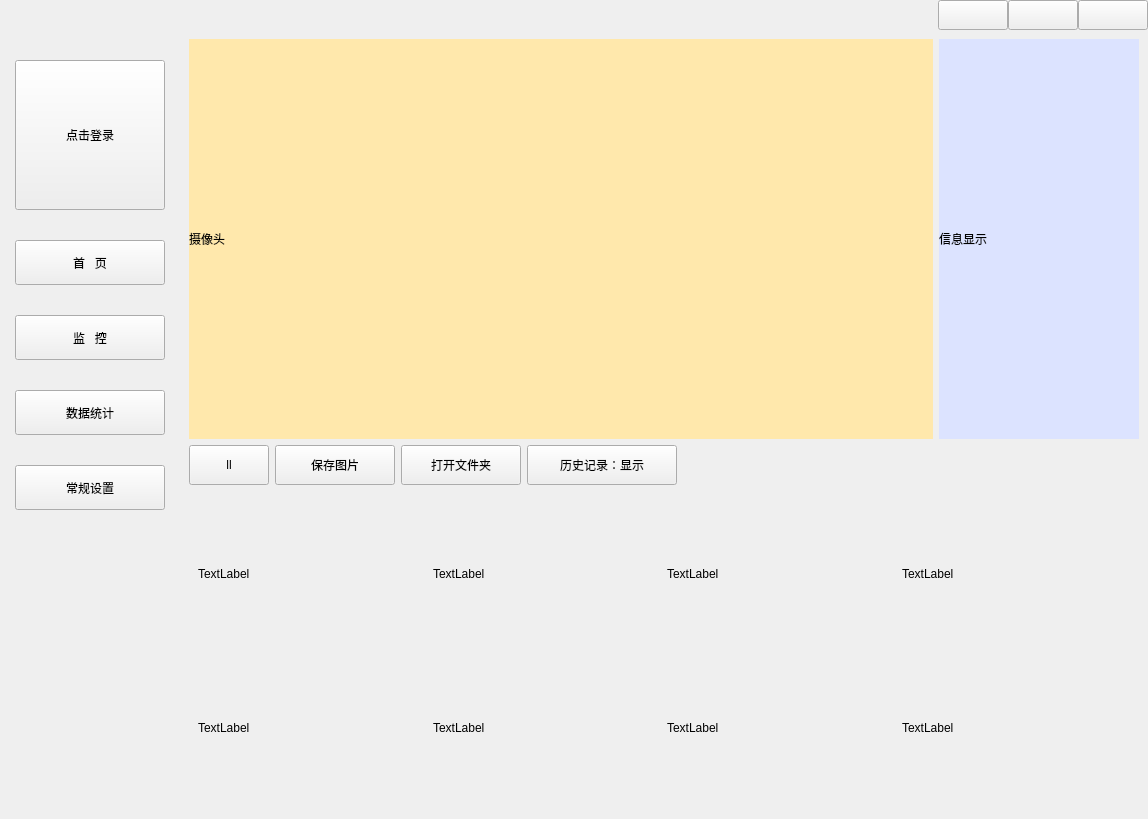
<?xml version="1.0" encoding="UTF-8"?>
<ui version="4.0">
 <class>MainWindow</class>
 <widget class="QMainWindow" name="MainWindow">
  <property name="geometry">
   <rect>
    <x>0</x>
    <y>0</y>
    <width>1148</width>
    <height>819</height>
   </rect>
  </property>
  <property name="windowTitle">
   <string notr="true">MainWindow</string>
  </property>
  <property name="styleSheet">
   <string notr="true"/>
  </property>
  <property name="animated">
   <bool>true</bool>
  </property>
  <widget class="QWidget" name="centralwidget">
   <layout class="QGridLayout" name="gridLayout">
    <property name="leftMargin">
     <number>0</number>
    </property>
    <property name="topMargin">
     <number>0</number>
    </property>
    <property name="rightMargin">
     <number>0</number>
    </property>
    <property name="bottomMargin">
     <number>0</number>
    </property>
    <property name="spacing">
     <number>0</number>
    </property>
    <item row="1" column="0">
     <widget class="QWidget" name="widget" native="true">
      <property name="maximumSize">
       <size>
        <width>16777215</width>
        <height>16777215</height>
       </size>
      </property>
      <property name="styleSheet">
       <string notr="true"/>
      </property>
      <layout class="QGridLayout" name="gridLayout_2">
       <property name="leftMargin">
        <number>15</number>
       </property>
       <property name="topMargin">
        <number>30</number>
       </property>
       <property name="rightMargin">
        <number>15</number>
       </property>
       <property name="bottomMargin">
        <number>15</number>
       </property>
       <property name="horizontalSpacing">
        <number>0</number>
       </property>
       <property name="verticalSpacing">
        <number>30</number>
       </property>
       <item row="4" column="0">
        <widget class="QPushButton" name="but_set">
         <property name="minimumSize">
          <size>
           <width>0</width>
           <height>45</height>
          </size>
         </property>
         <property name="text">
          <string>常规设置</string>
         </property>
         <property name="iconSize">
          <size>
           <width>30</width>
           <height>30</height>
          </size>
         </property>
        </widget>
       </item>
       <item row="1" column="0">
        <widget class="QPushButton" name="but_home">
         <property name="minimumSize">
          <size>
           <width>0</width>
           <height>45</height>
          </size>
         </property>
         <property name="text">
          <string>首   页</string>
         </property>
         <property name="iconSize">
          <size>
           <width>30</width>
           <height>30</height>
          </size>
         </property>
        </widget>
       </item>
       <item row="0" column="0">
        <widget class="QToolButton" name="but_user">
         <property name="minimumSize">
          <size>
           <width>150</width>
           <height>150</height>
          </size>
         </property>
         <property name="styleSheet">
          <string notr="true"/>
         </property>
         <property name="text">
          <string>点击登录</string>
         </property>
         <property name="iconSize">
          <size>
           <width>80</width>
           <height>80</height>
          </size>
         </property>
        </widget>
       </item>
       <item row="3" column="0">
        <widget class="QPushButton" name="but_data">
         <property name="minimumSize">
          <size>
           <width>0</width>
           <height>45</height>
          </size>
         </property>
         <property name="text">
          <string>数据统计</string>
         </property>
         <property name="icon">
          <iconset>
           <normaloff>:/data.png</normaloff>:/data.png</iconset>
         </property>
         <property name="iconSize">
          <size>
           <width>30</width>
           <height>30</height>
          </size>
         </property>
        </widget>
       </item>
       <item row="2" column="0">
        <widget class="QPushButton" name="but_camera">
         <property name="minimumSize">
          <size>
           <width>0</width>
           <height>45</height>
          </size>
         </property>
         <property name="text">
          <string>监   控</string>
         </property>
         <property name="icon">
          <iconset>
           <normaloff>:/camare.png</normaloff>:/camare.png</iconset>
         </property>
         <property name="iconSize">
          <size>
           <width>30</width>
           <height>30</height>
          </size>
         </property>
        </widget>
       </item>
       <item row="5" column="0">
        <spacer name="verticalSpacer">
         <property name="orientation">
          <enum>Qt::Vertical</enum>
         </property>
         <property name="sizeHint" stdset="0">
          <size>
           <width>20</width>
           <height>40</height>
          </size>
         </property>
        </spacer>
       </item>
      </layout>
     </widget>
    </item>
    <item row="0" column="0" colspan="2">
     <widget class="QWidget" name="widget_2" native="true">
      <property name="minimumSize">
       <size>
        <width>0</width>
        <height>0</height>
       </size>
      </property>
      <property name="maximumSize">
       <size>
        <width>16777215</width>
        <height>30</height>
       </size>
      </property>
      <property name="styleSheet">
       <string notr="true"/>
      </property>
      <layout class="QGridLayout" name="gridLayout_6">
       <property name="leftMargin">
        <number>0</number>
       </property>
       <property name="topMargin">
        <number>0</number>
       </property>
       <property name="rightMargin">
        <number>0</number>
       </property>
       <property name="bottomMargin">
        <number>0</number>
       </property>
       <property name="spacing">
        <number>0</number>
       </property>
       <item row="1" column="5">
        <widget class="QPushButton" name="but_max">
         <property name="minimumSize">
          <size>
           <width>70</width>
           <height>30</height>
          </size>
         </property>
         <property name="maximumSize">
          <size>
           <width>70</width>
           <height>30</height>
          </size>
         </property>
         <property name="text">
          <string/>
         </property>
         <property name="icon">
          <iconset>
           <normaloff>:/max.png</normaloff>:/max.png</iconset>
         </property>
        </widget>
       </item>
       <item row="1" column="3">
        <spacer name="horizontalSpacer">
         <property name="orientation">
          <enum>Qt::Horizontal</enum>
         </property>
         <property name="sizeHint" stdset="0">
          <size>
           <width>872</width>
           <height>27</height>
          </size>
         </property>
        </spacer>
       </item>
       <item row="1" column="4">
        <widget class="QPushButton" name="but_min">
         <property name="minimumSize">
          <size>
           <width>70</width>
           <height>30</height>
          </size>
         </property>
         <property name="maximumSize">
          <size>
           <width>70</width>
           <height>30</height>
          </size>
         </property>
         <property name="text">
          <string/>
         </property>
         <property name="icon">
          <iconset>
           <normaloff>:/min.png</normaloff>:/min.png</iconset>
         </property>
        </widget>
       </item>
       <item row="1" column="6">
        <widget class="QPushButton" name="but_off">
         <property name="minimumSize">
          <size>
           <width>70</width>
           <height>30</height>
          </size>
         </property>
         <property name="maximumSize">
          <size>
           <width>70</width>
           <height>30</height>
          </size>
         </property>
         <property name="text">
          <string/>
         </property>
         <property name="icon">
          <iconset>
           <normaloff>:/off.png</normaloff>:/off.png</iconset>
         </property>
        </widget>
       </item>
      </layout>
     </widget>
    </item>
    <item row="1" column="1">
     <widget class="QStackedWidget" name="stackedWidget">
      <property name="styleSheet">
       <string notr="true"/>
      </property>
      <property name="currentIndex">
       <number>1</number>
      </property>
      <widget class="QWidget" name="page">
       <layout class="QGridLayout" name="gridLayout_5">
        <property name="spacing">
         <number>10</number>
        </property>
        <item row="0" column="0" rowspan="2" colspan="2">
         <widget class="QLabel" name="lb_cameramin">
          <property name="minimumSize">
           <size>
            <width>500</width>
            <height>300</height>
           </size>
          </property>
          <property name="maximumSize">
           <size>
            <width>16777215</width>
            <height>16777215</height>
           </size>
          </property>
          <property name="styleSheet">
           <string notr="true">background-color: rgb(253, 224, 255);</string>
          </property>
          <property name="text">
           <string>摄像机 小展示</string>
          </property>
         </widget>
        </item>
        <item row="0" column="2">
         <widget class="QWidget" name="widget_calendar" native="true">
          <property name="minimumSize">
           <size>
            <width>0</width>
            <height>200</height>
           </size>
          </property>
          <property name="styleSheet">
           <string notr="true">background-color: rgb(222, 255, 206);</string>
          </property>
          <layout class="QGridLayout" name="gridLayout_13"/>
         </widget>
        </item>
        <item row="0" column="3" rowspan="3">
         <widget class="QWidget" name="widget_4" native="true">
          <property name="styleSheet">
           <string notr="true">background-color: rgb(255, 170, 170);</string>
          </property>
         </widget>
        </item>
        <item row="1" column="2" rowspan="3">
         <widget class="QWidget" name="widget_rgbar" native="true">
          <property name="maximumSize">
           <size>
            <width>16777215</width>
            <height>16777215</height>
           </size>
          </property>
          <property name="styleSheet">
           <string notr="true">background-color: rgb(188, 219, 255);</string>
          </property>
          <layout class="QGridLayout" name="gridLayout_11">
           <item row="1" column="0">
            <widget class="QLabel" name="label_9">
             <property name="text">
              <string>Duuuuuuuuuuuuuuuuuu</string>
             </property>
            </widget>
           </item>
           <item row="3" column="0">
            <widget class="QLabel" name="label_10">
             <property name="text">
              <string>llllllllllllllllllllllllllll</string>
             </property>
            </widget>
           </item>
           <item row="4" column="0">
            <widget class="QPushButton" name="pushButton">
             <property name="minimumSize">
              <size>
               <width>0</width>
               <height>40</height>
              </size>
             </property>
             <property name="text">
              <string>Suuuuuuuu</string>
             </property>
            </widget>
           </item>
           <item row="0" column="0">
            <widget class="QLabel" name="label_8">
             <property name="text">
              <string>Lllllllllll</string>
             </property>
            </widget>
           </item>
           <item row="2" column="0">
            <widget class="QLabel" name="lb_roundprogessbar">
             <property name="minimumSize">
              <size>
               <width>200</width>
               <height>200</height>
              </size>
             </property>
             <property name="maximumSize">
              <size>
               <width>16777215</width>
               <height>16777215</height>
              </size>
             </property>
             <property name="styleSheet">
              <string notr="true"/>
             </property>
             <property name="text">
              <string>lb_show</string>
             </property>
            </widget>
           </item>
          </layout>
         </widget>
        </item>
        <item row="2" column="0" rowspan="2" colspan="2">
         <widget class="QWidget" name="widget_spline" native="true">
          <property name="minimumSize">
           <size>
            <width>0</width>
            <height>200</height>
           </size>
          </property>
          <property name="maximumSize">
           <size>
            <width>16777215</width>
            <height>16777215</height>
           </size>
          </property>
          <property name="styleSheet">
           <string notr="true">background-color: rgb(255, 203, 229);</string>
          </property>
          <layout class="QGridLayout" name="gridLayout_7">
           <property name="leftMargin">
            <number>10</number>
           </property>
           <property name="topMargin">
            <number>5</number>
           </property>
           <property name="rightMargin">
            <number>10</number>
           </property>
           <property name="bottomMargin">
            <number>5</number>
           </property>
           <property name="horizontalSpacing">
            <number>6</number>
           </property>
           <property name="verticalSpacing">
            <number>5</number>
           </property>
           <item row="0" column="1">
            <spacer name="horizontalSpacer_2">
             <property name="orientation">
              <enum>Qt::Horizontal</enum>
             </property>
             <property name="sizeType">
              <enum>QSizePolicy::Maximum</enum>
             </property>
             <property name="sizeHint" stdset="0">
              <size>
               <width>317</width>
               <height>20</height>
              </size>
             </property>
            </spacer>
           </item>
           <item row="0" column="2">
            <widget class="QComboBox" name="box_spline">
             <property name="minimumSize">
              <size>
               <width>100</width>
               <height>30</height>
              </size>
             </property>
             <property name="iconSize">
              <size>
               <width>16</width>
               <height>16</height>
              </size>
             </property>
             <item>
              <property name="text">
               <string>All time</string>
              </property>
             </item>
             <item>
              <property name="text">
               <string>2</string>
              </property>
             </item>
             <item>
              <property name="text">
               <string>3</string>
              </property>
             </item>
            </widget>
           </item>
           <item row="0" column="0">
            <widget class="QLabel" name="label_5">
             <property name="maximumSize">
              <size>
               <width>16777215</width>
               <height>20</height>
              </size>
             </property>
             <property name="text">
              <string>曲线图</string>
             </property>
            </widget>
           </item>
           <item row="1" column="0" colspan="3">
            <widget class="QCustomPlot" name="chart_spline" native="true">
             <property name="styleSheet">
              <string notr="true">background-color: rgb(255, 223, 158);</string>
             </property>
            </widget>
           </item>
          </layout>
         </widget>
        </item>
        <item row="3" column="3" rowspan="2">
         <widget class="QWidget" name="widget_pie" native="true">
          <property name="styleSheet">
           <string notr="true">background-color: rgb(213, 255, 247);</string>
          </property>
          <layout class="QGridLayout" name="gridLayout_10">
           <item row="1" column="0" colspan="2">
            <widget class="QChartView" name="chart_pie" native="true">
             <property name="styleSheet">
              <string notr="true"/>
             </property>
             <layout class="QGridLayout" name="gridLayout_12">
              <property name="leftMargin">
               <number>9</number>
              </property>
              <property name="topMargin">
               <number>9</number>
              </property>
              <property name="rightMargin">
               <number>9</number>
              </property>
              <property name="bottomMargin">
               <number>9</number>
              </property>
              <item row="0" column="1">
               <spacer name="verticalSpacer_4">
                <property name="orientation">
                 <enum>Qt::Vertical</enum>
                </property>
                <property name="sizeHint" stdset="0">
                 <size>
                  <width>20</width>
                  <height>40</height>
                 </size>
                </property>
               </spacer>
              </item>
              <item row="1" column="0">
               <spacer name="horizontalSpacer_4">
                <property name="orientation">
                 <enum>Qt::Horizontal</enum>
                </property>
                <property name="sizeHint" stdset="0">
                 <size>
                  <width>49</width>
                  <height>20</height>
                 </size>
                </property>
               </spacer>
              </item>
              <item row="1" column="1">
               <widget class="QLabel" name="lb_piedata">
                <property name="minimumSize">
                 <size>
                  <width>100</width>
                  <height>100</height>
                 </size>
                </property>
                <property name="text">
                 <string>TextLabel</string>
                </property>
               </widget>
              </item>
              <item row="1" column="2">
               <spacer name="horizontalSpacer_5">
                <property name="orientation">
                 <enum>Qt::Horizontal</enum>
                </property>
                <property name="sizeHint" stdset="0">
                 <size>
                  <width>48</width>
                  <height>20</height>
                 </size>
                </property>
               </spacer>
              </item>
              <item row="2" column="1">
               <spacer name="verticalSpacer_5">
                <property name="orientation">
                 <enum>Qt::Vertical</enum>
                </property>
                <property name="sizeHint" stdset="0">
                 <size>
                  <width>20</width>
                  <height>40</height>
                 </size>
                </property>
               </spacer>
              </item>
             </layout>
            </widget>
           </item>
           <item row="0" column="1">
            <widget class="QComboBox" name="box_pie">
             <property name="minimumSize">
              <size>
               <width>100</width>
               <height>30</height>
              </size>
             </property>
             <item>
              <property name="text">
               <string>mon</string>
              </property>
             </item>
             <item>
              <property name="text">
               <string>sun'</string>
              </property>
             </item>
            </widget>
           </item>
           <item row="0" column="0">
            <widget class="QLabel" name="label_7">
             <property name="text">
              <string>Cccccccc</string>
             </property>
            </widget>
           </item>
          </layout>
         </widget>
        </item>
        <item row="4" column="0">
         <widget class="QWidget" name="widget_bar" native="true">
          <property name="minimumSize">
           <size>
            <width>378</width>
            <height>200</height>
           </size>
          </property>
          <property name="maximumSize">
           <size>
            <width>400</width>
            <height>16777215</height>
           </size>
          </property>
          <property name="styleSheet">
           <string notr="true">background-color: rgb(220, 180, 255);</string>
          </property>
          <layout class="QGridLayout" name="gridLayout_8">
           <item row="0" column="0">
            <widget class="QCustomPlot" name="chart_bar" native="true">
             <property name="maximumSize">
              <size>
               <width>16777215</width>
               <height>16777215</height>
              </size>
             </property>
             <property name="styleSheet">
              <string notr="true">background-color: rgb(207, 255, 169);</string>
             </property>
            </widget>
           </item>
          </layout>
         </widget>
        </item>
        <item row="4" column="1" colspan="2">
         <widget class="QWidget" name="widget_bar2" native="true">
          <property name="minimumSize">
           <size>
            <width>300</width>
            <height>0</height>
           </size>
          </property>
          <property name="styleSheet">
           <string notr="true">background-color: rgb(176, 201, 255);</string>
          </property>
          <layout class="QGridLayout" name="gridLayout_9">
           <property name="leftMargin">
            <number>9</number>
           </property>
           <property name="topMargin">
            <number>9</number>
           </property>
           <property name="rightMargin">
            <number>9</number>
           </property>
           <property name="bottomMargin">
            <number>9</number>
           </property>
           <property name="spacing">
            <number>0</number>
           </property>
           <item row="0" column="0">
            <widget class="QLabel" name="label_6">
             <property name="maximumSize">
              <size>
               <width>16777215</width>
               <height>15</height>
              </size>
             </property>
             <property name="text">
              <string>Aaaaaaa</string>
             </property>
            </widget>
           </item>
           <item row="0" column="1">
            <spacer name="horizontalSpacer_3">
             <property name="orientation">
              <enum>Qt::Horizontal</enum>
             </property>
             <property name="sizeHint" stdset="0">
              <size>
               <width>40</width>
               <height>15</height>
              </size>
             </property>
            </spacer>
           </item>
           <item row="1" column="0" colspan="2">
            <widget class="QCustomPlot" name="chart_bar2" native="true">
             <property name="styleSheet">
              <string notr="true">background-color: rgb(255, 160, 162);</string>
             </property>
            </widget>
           </item>
          </layout>
         </widget>
        </item>
       </layout>
      </widget>
      <widget class="QWidget" name="page_2">
       <layout class="QGridLayout" name="gridLayout_15">
        <item row="0" column="0">
         <widget class="QLabel" name="lb_camera">
          <property name="minimumSize">
           <size>
            <width>600</width>
            <height>400</height>
           </size>
          </property>
          <property name="maximumSize">
           <size>
            <width>16777215</width>
            <height>16777215</height>
           </size>
          </property>
          <property name="styleSheet">
           <string notr="true">background-color: rgb(255, 232, 172);</string>
          </property>
          <property name="text">
           <string>摄像头</string>
          </property>
         </widget>
        </item>
        <item row="1" column="0" colspan="2">
         <layout class="QHBoxLayout" name="horizontalLayout">
          <item>
           <widget class="QPushButton" name="but_stop">
            <property name="minimumSize">
             <size>
              <width>0</width>
              <height>40</height>
             </size>
            </property>
            <property name="text">
             <string>ll</string>
            </property>
           </widget>
          </item>
          <item>
           <widget class="QPushButton" name="but_save">
            <property name="minimumSize">
             <size>
              <width>120</width>
              <height>40</height>
             </size>
            </property>
            <property name="text">
             <string>保存图片</string>
            </property>
           </widget>
          </item>
          <item>
           <widget class="QPushButton" name="but_open">
            <property name="minimumSize">
             <size>
              <width>120</width>
              <height>40</height>
             </size>
            </property>
            <property name="text">
             <string>打开文件夹</string>
            </property>
           </widget>
          </item>
          <item>
           <widget class="QPushButton" name="but_history">
            <property name="minimumSize">
             <size>
              <width>150</width>
              <height>40</height>
             </size>
            </property>
            <property name="text">
             <string>历史记录：显示</string>
            </property>
           </widget>
          </item>
          <item>
           <spacer name="verticalSpacer_2">
            <property name="orientation">
             <enum>Qt::Vertical</enum>
            </property>
            <property name="sizeType">
             <enum>QSizePolicy::Minimum</enum>
            </property>
            <property name="sizeHint" stdset="0">
             <size>
              <width>20</width>
              <height>0</height>
             </size>
            </property>
           </spacer>
          </item>
          <item>
           <spacer name="horizontalSpacer_6">
            <property name="orientation">
             <enum>Qt::Horizontal</enum>
            </property>
            <property name="sizeHint" stdset="0">
             <size>
              <width>40</width>
              <height>0</height>
             </size>
            </property>
           </spacer>
          </item>
         </layout>
        </item>
        <item row="0" column="1">
         <widget class="QLabel" name="lb_cameramessage">
          <property name="minimumSize">
           <size>
            <width>200</width>
            <height>0</height>
           </size>
          </property>
          <property name="maximumSize">
           <size>
            <width>200</width>
            <height>16777215</height>
           </size>
          </property>
          <property name="styleSheet">
           <string notr="true">background-color: rgb(220, 227, 255);</string>
          </property>
          <property name="text">
           <string>信息显示</string>
          </property>
         </widget>
        </item>
        <item row="2" column="0" colspan="2">
         <widget class="QWidget" name="widget_3" native="true">
          <layout class="QGridLayout" name="gridLayout_3">
           <item row="0" column="0">
            <widget class="QLabel" name="lb_history1">
             <property name="minimumSize">
              <size>
               <width>0</width>
               <height>120</height>
              </size>
             </property>
             <property name="text">
              <string>TextLabel</string>
             </property>
            </widget>
           </item>
           <item row="0" column="1">
            <widget class="QLabel" name="lb_history2">
             <property name="text">
              <string>TextLabel</string>
             </property>
            </widget>
           </item>
           <item row="0" column="2">
            <widget class="QLabel" name="lb_history3">
             <property name="text">
              <string>TextLabel</string>
             </property>
            </widget>
           </item>
           <item row="0" column="3">
            <widget class="QLabel" name="lb_history4">
             <property name="text">
              <string>TextLabel</string>
             </property>
            </widget>
           </item>
           <item row="1" column="0">
            <widget class="QLabel" name="lb_history5">
             <property name="minimumSize">
              <size>
               <width>0</width>
               <height>120</height>
              </size>
             </property>
             <property name="text">
              <string>TextLabel</string>
             </property>
            </widget>
           </item>
           <item row="1" column="1">
            <widget class="QLabel" name="lb_history6">
             <property name="text">
              <string>TextLabel</string>
             </property>
            </widget>
           </item>
           <item row="1" column="2">
            <widget class="QLabel" name="lb_history7">
             <property name="text">
              <string>TextLabel</string>
             </property>
            </widget>
           </item>
           <item row="1" column="3">
            <widget class="QLabel" name="lb_history8">
             <property name="text">
              <string>TextLabel</string>
             </property>
            </widget>
           </item>
          </layout>
         </widget>
        </item>
       </layout>
      </widget>
      <widget class="QWidget" name="page_3">
       <layout class="QGridLayout" name="gridLayout_14">
        <property name="leftMargin">
         <number>0</number>
        </property>
        <property name="topMargin">
         <number>0</number>
        </property>
        <property name="rightMargin">
         <number>0</number>
        </property>
        <property name="bottomMargin">
         <number>0</number>
        </property>
        <property name="spacing">
         <number>0</number>
        </property>
        <item row="0" column="0">
         <widget class="FaceDBWidget" name="FacedbWidget" native="true"/>
        </item>
       </layout>
      </widget>
      <widget class="QWidget" name="page_4">
       <layout class="QGridLayout" name="gridLayout_4">
        <property name="leftMargin">
         <number>9</number>
        </property>
        <item row="5" column="1">
         <widget class="QLineEdit" name="le_storagefile">
          <property name="minimumSize">
           <size>
            <width>0</width>
            <height>35</height>
           </size>
          </property>
          <property name="text">
           <string>打印数据库连接相关信息</string>
          </property>
         </widget>
        </item>
        <item row="6" column="2">
         <widget class="QPushButton" name="but_enterface">
          <property name="minimumSize">
           <size>
            <width>0</width>
            <height>35</height>
           </size>
          </property>
          <property name="text">
           <string>录入人脸信息</string>
          </property>
         </widget>
        </item>
        <item row="3" column="1">
         <widget class="QLineEdit" name="le_facenetonnx">
          <property name="minimumSize">
           <size>
            <width>0</width>
            <height>35</height>
           </size>
          </property>
          <property name="text">
           <string>F:/0011/Qtcode/ganhui/facerecognition/UI/Resources/full_model.onnx</string>
          </property>
         </widget>
        </item>
        <item row="7" column="2">
         <widget class="QPushButton" name="but_message">
          <property name="minimumSize">
           <size>
            <width>150</width>
            <height>35</height>
           </size>
          </property>
          <property name="text">
           <string>设置储存位置</string>
          </property>
         </widget>
        </item>
        <item row="5" column="2">
         <widget class="QPushButton" name="but_storagefile">
          <property name="minimumSize">
           <size>
            <width>0</width>
            <height>35</height>
           </size>
          </property>
          <property name="text">
           <string>修改配置</string>
          </property>
         </widget>
        </item>
        <item row="6" column="1">
         <widget class="QLineEdit" name="le_facedata">
          <property name="minimumSize">
           <size>
            <width>0</width>
            <height>35</height>
           </size>
          </property>
          <property name="text">
           <string>打印已有人脸信息相关信息</string>
          </property>
         </widget>
        </item>
        <item row="3" column="2">
         <widget class="QPushButton" name="but_facenetonnx">
          <property name="minimumSize">
           <size>
            <width>0</width>
            <height>35</height>
           </size>
          </property>
          <property name="text">
           <string>选择模型</string>
          </property>
         </widget>
        </item>
        <item row="7" column="0">
         <widget class="QLabel" name="lb_message">
          <property name="text">
           <string>信息储存路径：</string>
          </property>
         </widget>
        </item>
        <item row="2" column="1">
         <widget class="QLineEdit" name="le_onnx">
          <property name="minimumSize">
           <size>
            <width>0</width>
            <height>35</height>
           </size>
          </property>
          <property name="text">
           <string>F:/YOLO/ultralytics/runs/detect/backup/train_best/weights/best.onnx</string>
          </property>
         </widget>
        </item>
        <item row="1" column="1">
         <widget class="QLineEdit" name="le_rtsp">
          <property name="minimumSize">
           <size>
            <width>0</width>
            <height>35</height>
           </size>
          </property>
          <property name="text">
           <string>rtsp://admin:15935746jk@Liu@172.18.107.147:554/h264/ch1/main/av_stream</string>
          </property>
         </widget>
        </item>
        <item row="4" column="1">
         <widget class="QTextEdit" name="te_onnxmessage">
          <property name="maximumSize">
           <size>
            <width>16777215</width>
            <height>200</height>
           </size>
          </property>
          <property name="html">
           <string>&lt;!DOCTYPE HTML PUBLIC &quot;-//W3C//DTD HTML 4.0//EN&quot; &quot;http://www.w3.org/TR/REC-html40/strict.dtd&quot;&gt;
&lt;html&gt;&lt;head&gt;&lt;meta name=&quot;qrichtext&quot; content=&quot;1&quot; /&gt;&lt;style type=&quot;text/css&quot;&gt;
p, li { white-space: pre-wrap; }
&lt;/style&gt;&lt;/head&gt;&lt;body style=&quot; font-family:'SimSun'; font-size:9pt; font-weight:400; font-style:normal;&quot;&gt;
&lt;p style=&quot; margin-top:0px; margin-bottom:0px; margin-left:0px; margin-right:0px; -qt-block-indent:0; text-indent:0px;&quot;&gt;&lt;span style=&quot; font-size:7.2pt;&quot;&gt;打印模型的相关信息&lt;/span&gt;&lt;/p&gt;&lt;/body&gt;&lt;/html&gt;</string>
          </property>
         </widget>
        </item>
        <item row="5" column="0">
         <widget class="QLabel" name="lb_storagefile">
          <property name="text">
           <string>数据库配置:</string>
          </property>
         </widget>
        </item>
        <item row="6" column="0">
         <widget class="QLabel" name="lb_enterface">
          <property name="text">
           <string>录入人脸信息：</string>
          </property>
         </widget>
        </item>
        <item row="2" column="2">
         <widget class="QPushButton" name="but_onnx">
          <property name="minimumSize">
           <size>
            <width>0</width>
            <height>35</height>
           </size>
          </property>
          <property name="text">
           <string>选择模型</string>
          </property>
         </widget>
        </item>
        <item row="2" column="0">
         <widget class="QLabel" name="lb_onnx">
          <property name="text">
           <string>yolo模型文件：</string>
          </property>
         </widget>
        </item>
        <item row="1" column="0">
         <widget class="QLabel" name="lb_rtsp">
          <property name="text">
           <string>RTSP：</string>
          </property>
         </widget>
        </item>
        <item row="0" column="1">
         <spacer name="verticalSpacer_6">
          <property name="orientation">
           <enum>Qt::Vertical</enum>
          </property>
          <property name="sizeHint" stdset="0">
           <size>
            <width>20</width>
            <height>40</height>
           </size>
          </property>
         </spacer>
        </item>
        <item row="1" column="2">
         <widget class="QPushButton" name="but_rtsp">
          <property name="minimumSize">
           <size>
            <width>0</width>
            <height>35</height>
           </size>
          </property>
          <property name="text">
           <string>修改</string>
          </property>
         </widget>
        </item>
        <item row="3" column="0">
         <widget class="QLabel" name="lb_facenet">
          <property name="text">
           <string>face模型文件：</string>
          </property>
         </widget>
        </item>
        <item row="7" column="1">
         <widget class="QLineEdit" name="le_message">
          <property name="minimumSize">
           <size>
            <width>0</width>
            <height>35</height>
           </size>
          </property>
          <property name="text">
           <string>默认路径</string>
          </property>
         </widget>
        </item>
        <item row="8" column="1">
         <spacer name="verticalSpacer_3">
          <property name="orientation">
           <enum>Qt::Vertical</enum>
          </property>
          <property name="sizeHint" stdset="0">
           <size>
            <width>20</width>
            <height>40</height>
           </size>
          </property>
         </spacer>
        </item>
        <item row="9" column="2">
         <widget class="QPushButton" name="but_sure">
          <property name="minimumSize">
           <size>
            <width>0</width>
            <height>35</height>
           </size>
          </property>
          <property name="text">
           <string>确  认</string>
          </property>
         </widget>
        </item>
       </layout>
      </widget>
      <widget class="QWidget" name="page_0"/>
     </widget>
    </item>
   </layout>
  </widget>
 </widget>
 <customwidgets>
  <customwidget>
   <class>QCustomPlot</class>
   <extends>QWidget</extends>
   <header location="global">UI/qcustomplot.h</header>
   <container>1</container>
  </customwidget>
  <customwidget>
   <class>QChartView</class>
   <extends>QWidget</extends>
   <header location="global">qchartview.h</header>
   <container>1</container>
  </customwidget>
  <customwidget>
   <class>FaceDBWidget</class>
   <extends>QWidget</extends>
   <header>UI/facedbwidget.h</header>
   <container>1</container>
  </customwidget>
 </customwidgets>
 <resources/>
 <connections/>
</ui>
